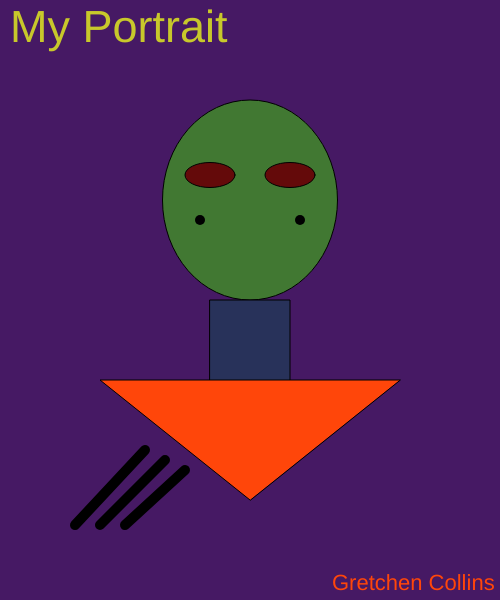
Frame 1 (no input)
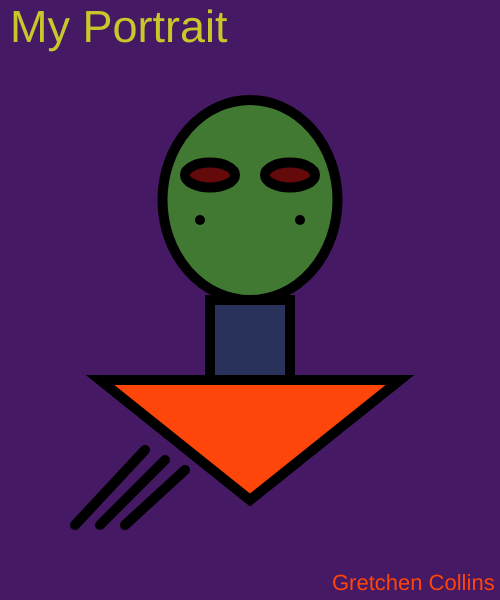
Frame 60 (no input)
Frame 120 (the mouse pressed at the canvas centre since frame 60): identical to frame 60, image omitted

The p5.js sketch that drew these frames (run headless with seeded random() and noise() and a simulated clock; from frame 60 on, the mouse is pressed at the canvas centre):

// p5.js sketch
// ── sketch.js
function setup()
            {
                createCanvas(500,600);
            }
            function draw()
            {
               // done background
                background(70,25,100);
              // head done
                fill(65,120,50)
                ellipse(250,200,175,200)
               // eyes done
                fill(100,10,10)
                ellipse(290,175,50,25)
              // eyes done
                fill(100,10,10)
                ellipse(210,175,50,25)
              // body done
                fill(40,50,90)
                rect(210,300,80,90)
            // triangle done
                fill(750,70,10)
                triangle(250,500,100,380,400,380)
              // dimples done
                strokeWeight(10)
                point(200,220)
                point(300,220)
            // flourish
                line(75,525,145,450)
                line(100,525,165,460)
                line(125,525,185,470)
           // name   
                textSize(22)
                text('Gretchen Collins', 332,590)
            // title
                fill(200,200,43)
                textSize(45)
                text('My Portrait', 10,42)
            
            }
